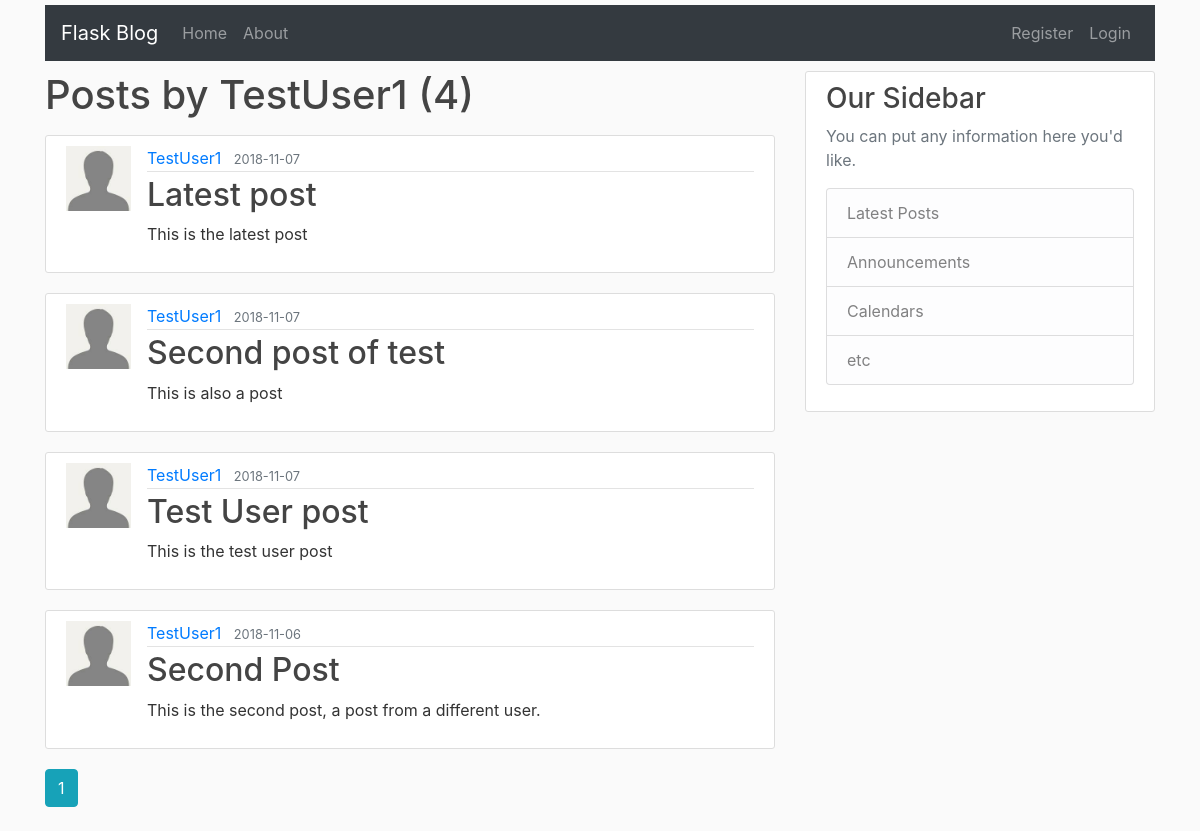
Page /user/TestUser1 on the committed database.
### flaskblog/models.py (models this page shows, shortened)
class User(db.Model, UserMixin):
    id = db.Column(db.Integer, primary_key=True)
    username = db.Column(db.String(20), unique=True, nullable=False)
    email = db.Column(db.String(120), unique=True, nullable=False)
    image_file = db.Column(db.String(20), nullable=False, default='default.jpg')
    password = db.Column(db.String(60), nullable=False)
    posts = db.relationship('Post', backref='author', lazy=True)

class Post(db.Model):
    id = db.Column(db.Integer, primary_key=True)
    title = db.Column(db.String(100), nullable=False)
    date_posted = db.Column(db.DateTime, nullable=False, default=datetime.utcnow)
    content = db.Column(db.Text, nullable=False)
    user_id = db.Column(db.Integer, db.ForeignKey('user.id'), nullable=False)

### flaskblog/users/routes.py (the view)
@users.route("/user/<string:username>")
def user_posts(username):
    page = request.args.get('page', 1, type=int)
    user = User.query.filter_by(username=username).first_or_404()
    posts = Post.query.filter_by(author=user)\
        .order_by(Post.date_posted.desc())\
        .paginate(page=page, per_page=5)
    return render_template('user_posts.html', posts=posts, user=user)

### flaskblog/templates/user_posts.html
{% extends "layout.html" %}
{% block content %}
   <h1 class="mb-3">Posts by {{ user.username }} ({{ posts.total }})</h1>
    {% for post in posts.items %}
        <article class="media content-section">
            <img class="rounded_circle article-img" src="{{ url_for('static', filename='profile_pics/' + post.author.image_file) }}" alt="">
            <div class="media-body">
                <div class="article-metadata">
                    <a href="{{ url_for('users.user_post', username=post.author.username) }}" class="mr-2">{{ post.author.username }}</a>
                    <small class="text-muted">{{ post.date_posted.strftime('%Y-%m-%d') }}</small>
                </div>
                <h2><a href="{{ url_for('posts.post', post_id=post.id) }}" class="article-title">{{ post.title }}</a></h2>
                <p class="article-content">{{ post.content }}</p>
            </div>
        </article>
    {% endfor %}
    {% for page_num in posts.iter_pages(left_edge=1, right_edge=1, left_current=1, right_current=2) %}
        {% if page_num %}
            {% if posts.page == page_num %}
                <a class="btn btn-info mb-4" href="{{ url_for('main.home', page=page_num) }}">{{ page_num }}</a>
            {% else %}
                <a class="btn btn-outline-info mb-4" href="{{ url_for('main.home', page=page_num) }}">{{ page_num }}</a>
            {% endif %}
        {% else %}
            ...
        {% endif %}
    {% endfor %}
{% endblock content%}

### flaskblog/templates/layout.html (shortened to what this page needs)
<!DOCTYPE html>
<html lang="en">
<head>
    <link rel="stylesheet" href="https://stackpath.bootstrapcdn.com/bootstrap/4.1.3/css/bootstrap.min.css">
    <link rel="stylesheet" type="text/css" href="{{ url_for('static', filename='main.css') }}">
</head>
<body>
    <div class="container">
            <nav class="navbar navbar-expand-lg navbar-dark bg-dark">
                    <a class="navbar-brand" href="{{ url_for('main.home') }}">Flask Blog</a>
                    <div class="collapse navbar-collapse" id="navbarText">
                        <ul class="navbar-nav mr-auto">
                          <li class="nav-item">
                            <a class="nav-link" href="{{ url_for('main.home') }}">Home</a>
                          </li>
                          <li class="nav-item">
                            <a class="nav-link" href="{{ url_for('main.about') }}">About</a>
                          </li>
                        </ul>
                        <ul class="nav navbar-nav navbar-right">
                            {% if current_user.is_authenticated %}
                                <li class="nav-item">
                                    <a class="nav-link" href="{{ url_for('users.logout') }}">Logout</a>
                                </li>
                                <li class="nav-item">
                                    <a class="nav-link" href="{{ url_for('users.account') }}">Account</a>
                                </li>
                                <li class="nav-item">
                                    <a class="nav-link" href="{{ url_for('posts.new_post') }}">Create Post</a>
                                </li>
                            {% else %}
                                <li class="nav-item">
                                    <a class="nav-link" href="{{ url_for('users.register') }}">Register</a>
                                </li>
                                <li class="nav-item">
                                    <a class="nav-link" href="{{ url_for('users.login') }}">Login</a>
                                </li>
                            {% endif %}
                        </ul>
                    </div>
                  </nav>
        <div class="row">
            <div class="col-md-8 col-sm-8">
                {% block content %} {% endblock %}
            </div>
            <div class="col-md-4 col-sm-4">
                    <div class="content-section">
                    <h3>Our Sidebar</h3>
                    <p class='text-muted'>You can put any information here you'd like.
                        <ul class="list-group">
                        <li class="list-group-item list-group-item-light">Latest Posts</li>
                        <li class="list-group-item list-group-item-light">Announcements</li>
                        <li class="list-group-item list-group-item-light">Calendars</li>
                        <li class="list-group-item list-group-item-light">etc</li>
                        </ul>
                    </p>
                    </div>
            </div>
        </div>
    </div>
</body>
</html>

### flaskblog/static/main.css (style rules this page uses)
body { background: #fafafa; color: #333333; margin-top: 5px; }
h1, h2, h3, h4, h5, h6 { color: #444444; }
.row { margin-top: 10px; }
.content-section { background: #ffffff; padding: 10px 20px; border: 1px solid #dddddd; border-radius: 3px; margin-bottom: 20px; }
.article-title { color: #444444; }
.article-content { white-space: pre-line; }
.article-img { height: 65px; width: 65px; margin-right: 16px; }
.article-metadata { padding-bottom: 1px; margin-bottom: 4px; border-bottom: 1px solid #e3e3e3 }

### rows in the picture
User: username "TestUser1"
Post: image_file (placeholder picture), author.username "TestUser1", date_posted "2018-11-07", title "Latest post", content "This is the latest post"
Post: image_file (placeholder picture), author.username "TestUser1", date_posted "2018-11-07", title "Second post of test", content "This is also a post"
Post: image_file (placeholder picture), author.username "TestUser1", date_posted "2018-11-07", title "Test User post", content "This is the test user post"
Post: image_file (placeholder picture), author.username "TestUser1", date_posted "2018-11-06", title "Second Post", content "This is the second post, a post from a different user."

### other values in the picture
{{ posts.total }} "4"
{{ page_num }} "1"
